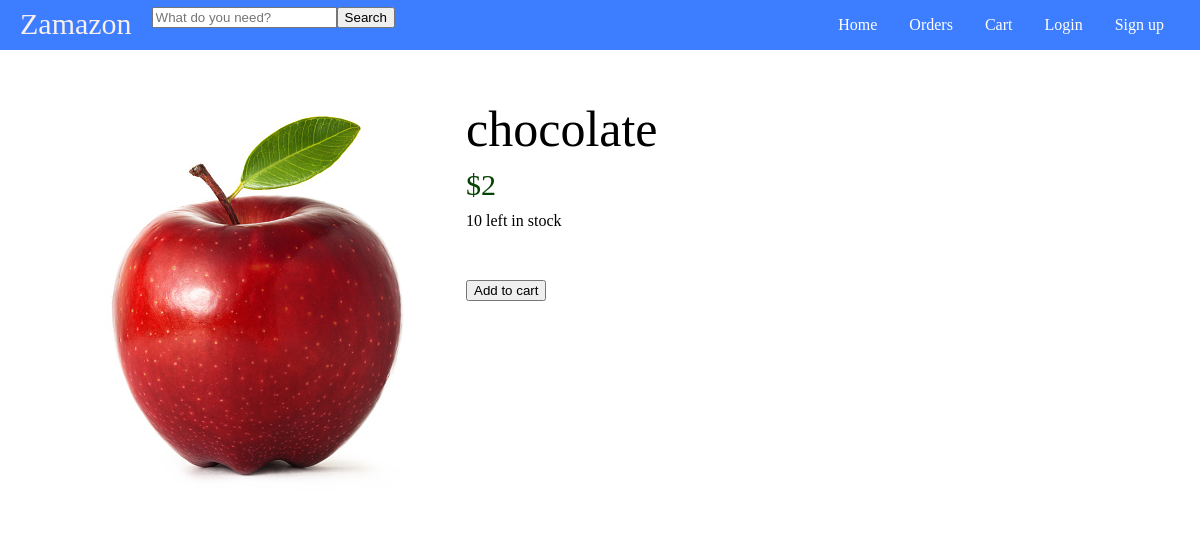
/product?id=4323, run on the app's committed database.
### tables this page shows
CREATE TABLE product (
	id int,
	name varchar(255) NOT NULL,
	price int NOT NULL,
	stock int NOT NULL,
	category varchar(255) NOT NULL,
	PRIMARY KEY (id),
	FOREIGN KEY (category) REFERENCES category(name)
);

### main.py (the view)
@app.route('/product')
def product():
	connection = sqlite3.connect("shop.db")
	connection.row_factory = sqlite3.Row
	cursor = connection.cursor()
	args = request.args
	args.to_dict()
	if "name" in args.keys():
		name = args["name"]
		cursor.execute("SELECT * FROM product WHERE name=?", (name,))
		product = cursor.fetchone()
	elif "id" in args.keys():
		id = args["id"]
		cursor.execute("SELECT * FROM product WHERE id=?", (id,))
		product = cursor.fetchone()
	if product:
		return render_template("product.html", product=product)
	else:
		return render_template("error.html")

### templates/product.html (shortened to what this page needs)
<DOCTYPE html>
	<html>
	<head>
	  <link rel="stylesheet" href="static/styles.css">
	</head>
	<body>
	  <header class="nav">
			<div class="name-and-search">
				<span class="brand-name"><a href="/">Zamazon</a></span>
				<form action="/product" method="get" class="product-form">
					<input type="text" name="name" id="product-text" placeholder="What do you need?">
					<input type="submit" value="Search">
				</form>
			</div>
			<ul class="navigations">
				<li><a class="navigation" href="/">Home</a></li>
				<li><a class="navigation" href="/orders">Orders</a></li>
				<li><a class="navigation" href="/cart">Cart</a></li>
				<li><a class="navigation" href="/login">Login</a></li>
				<li><a class="navigation" href="/signup">Sign up</a></li>
			</ul>
		</header>
	  <div class="product-page-container">
			<div class="photo-div">
				<img src="static/demo.jpg" alt="">
			</div>
			<div class="right-container">
				<div class="information-div">
					<span class="product-name">{{ product["name"] }}</span>
					<span class="product-price">${{ product["price"] }}</span>
					<span class="product-quantity">{{ product["stock"] }} left in stock</span>
				</div>
				<div class="add-to-cart">
					<form action="/add-to-cart" method="POST">
						<input type="submit" value="Add to cart">
					</form>
				</div>
			</div>
	  </div>
	</body>
	</html>

### static/styles.css (style rules this page uses)
body { margin: 0; }
a { text-decoration: none; color:black }
.nav { display: flex; color: white; align-items: center; justify-content: space-between; position: sticky; padding: 0px 20px; background-color: #3D7DFF; margin-bottom: 50px; }
.name-and-search { display: flex; flex-direction: row; }
.brand-name { color: #F9EFED; font-size: 30px; margin-right: 20px; }
.brand-name a { color: #F9EFED; font-size: 30px; cursor: pointer; text-decoration: none; }
.product-form { display: table; }
ul.navigations { list-style-type: none; margin: 0; padding: 0; overflow: hidden; background-color: #3D7DFF; }
.navigations li { float: left; }
.navigation { display: block; color: white; text-align: center; padding: 16px 16px; text-decoration: none; }
.product-page-container { display: flex; }
.product-page-container .photo-div { margin-left: 50px; }
.information-div { display: flex; flex-direction: column; margin-bottom: 50px; }
.information-div .product-name { font-size: 50px; margin-bottom: 10px; }
.information-div .product-price { font-size: 30px; color: rgb(5, 68, 5); margin-bottom: 10px; }

### data on the page
product: name "chocolate", price "2", stock "10"
